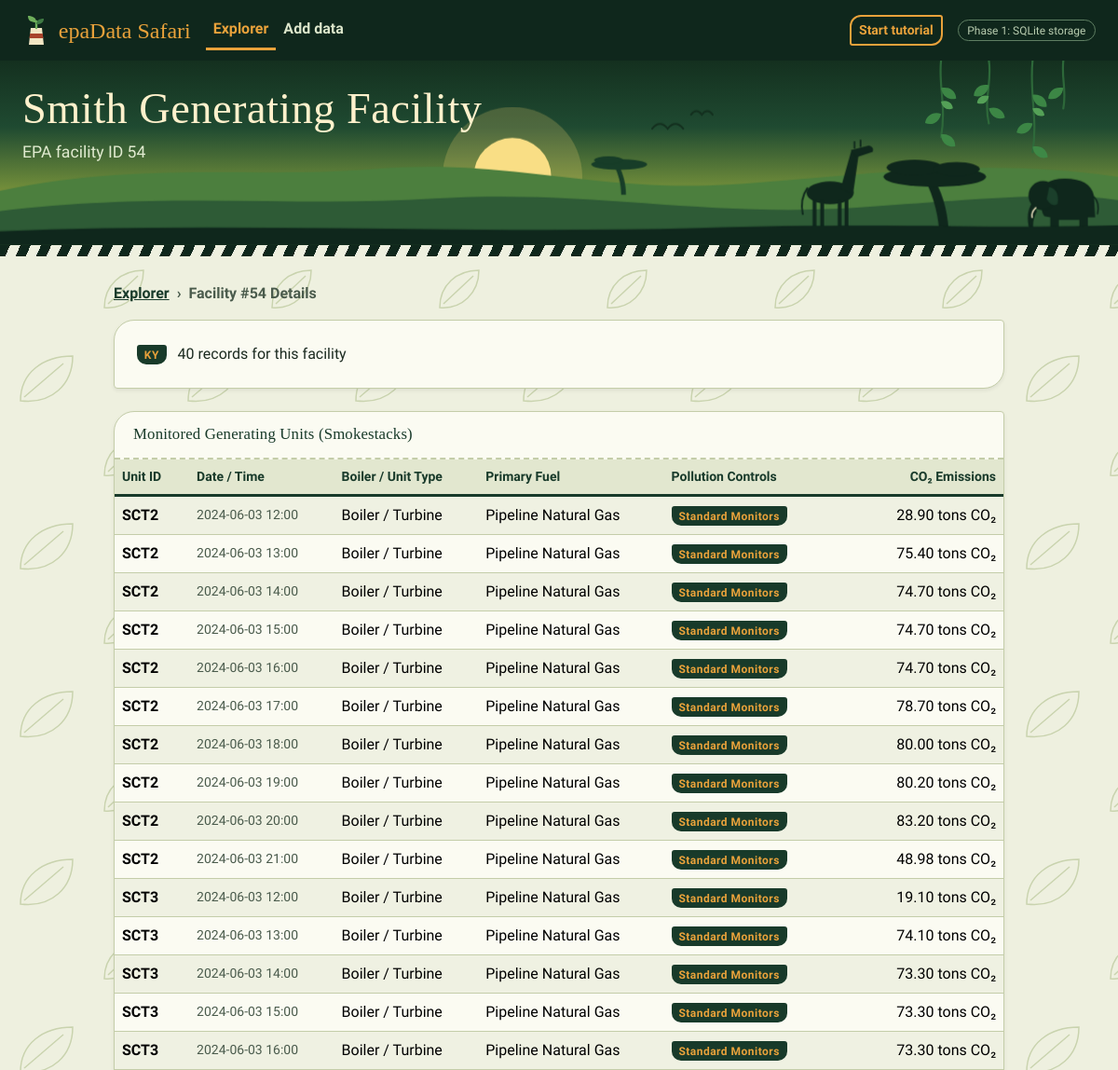
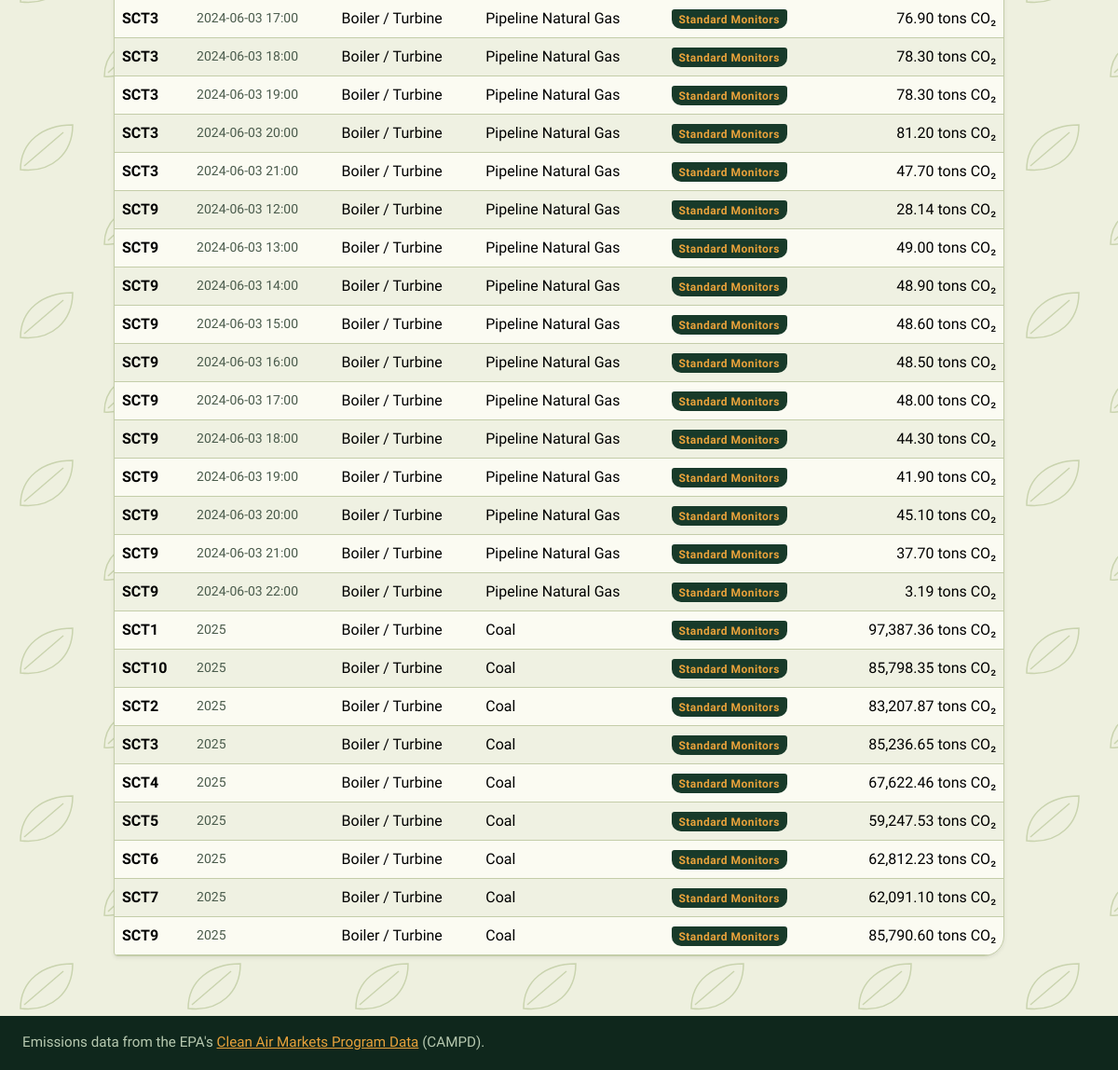
Screenshot of /facility/54 with the database file from the repository (2 pictures, top to bottom).
### models.py (models this page shows)
class FacilityRecord(db.Model):
    __tablename__ = 'facility_records'
    id = db.Column(db.Integer, primary_key=True)
    dataset_id = db.Column(db.Integer, db.ForeignKey('uploaded_datasets.id'), nullable=True)
    facility_id = db.Column(db.String(50), nullable=False)
    facility_name = db.Column(db.String(255))
    state = db.Column(db.String(10))
    unit_id = db.Column(db.String(50))
    primary_fuel = db.Column(db.String(100))
    co2_mass = db.Column(db.Float, default=0.0)
    so2_mass = db.Column(db.Float, default=0.0)
    nox_mass = db.Column(db.Float, default=0.0)
    heat_input = db.Column(db.Float, default=0.0)
    record_date = db.Column(db.String(20))
    record_hour = db.Column(db.Integer, nullable=True)

### app.py (the view)
@app.route("/facility/<facility_id>")
def detail(facility_id):
    records = FacilityRecord.query.filter_by(facility_id=facility_id).all()
    mock_units = []
    fac_name = "Facility View"
    fac_state = ""
    if records:
        fac_name = records[0].facility_name
        fac_state = records[0].state
        for r in records:
            date_str = r.record_date or "N/A"
            hour_str = f" {r.record_hour:02d}:00" if r.record_hour is not None else ""
            mock_units.append({
                "id": r.unit_id or "General",
                "date_time": f"{date_str}{hour_str}",
                "type": "Boiler / Turbine",
                "fuel": r.primary_fuel or "N/A",
                "control": "Standard Monitors",
                "hours": f"{r.co2_mass:,.2f} tons CO₂"
            })
    return render_template("detail.html", facility_id=facility_id, facility_name=fac_name, state=fac_state, units=mock_units)

### app.py (called while the page is built)
@app.context_processor
def inject_helpers():
    def url_with(**overrides):
        args = {k: v for k, v in request.args.items() if v != ""}
        for key, value in overrides.items():
            if value is None:
                args.pop(key, None)
            else:
                args[key] = value
        return url_for("index", **cast(Any, args))
    return {"us_states": US_STATES, "url_with": url_with}

### templates/detail.html (shortened to what this page needs)
{% extends "base.html" %}
{% set active = 'home' %}
{% set hero_size = 'compact' %}
{% set hero_title = facility_name %}
{% set hero_sub = 'EPA facility ID ' ~ facility_id %}
{% block content %}
<div class="row justify-content-center">
    <div class="col-lg-10">
        <nav aria-label="breadcrumb" class="mb-3">
            <ol class="breadcrumb">
                <li class="breadcrumb-item"><a href="/">Explorer</a></li>
                <li class="breadcrumb-item active" aria-current="page">Facility #{{ facility_id }} Details</li>
            </ol>
        </nav>
                <div class="card shadow-sm border mb-4"
             data-bs-toggle="tooltip" title="High-level metadata for this specific facility."
             data-intro="Step 1: Facility Overview. This displays the plant's high-level metadata, such as coordinates, active status, and EPA ID." data-step="1">
            <div class="card-body p-4">
                <div class="d-flex justify-content-between align-items-start">
                    <div>
                        <p class="mb-0">
                            {% if state %}<span class="badge bg-secondary me-2">{{ state }}</span>{% endif %}
                            {{ units|length }} record{{ '' if units|length == 1 else 's' }} for this facility
                        </p>
                    </div>
                </div>
            </div>
        </div>
        <div class="card shadow-sm border"
             data-bs-toggle="tooltip" title="A breakdown of every individual boiler and smokestack at this plant."
             data-intro="Step 2: Unit Breakdown. This table isolates individual smokestacks, detailing exact fuel types and pollution control devices used on site." data-step="2">
            <div class="card-header">
                <h5 class="card-title mb-0">Monitored Generating Units (Smokestacks)</h5>
            </div>
            <div class="table-responsive">
                <table class="table table-hover table-striped mb-0 align-middle">
                    <thead class="table-light">
                        <tr>
                            <th scope="col" class="small text-uppercase">Unit ID</th>
                            <th scope="col" class="small text-uppercase">Date / Time</th>
                            <th scope="col" class="small text-uppercase">Boiler / Unit Type</th>
                            <th scope="col" class="small text-uppercase">Primary Fuel</th>
                            <th scope="col" class="small text-uppercase">Pollution Controls</th>
                            <th scope="col" class="small text-uppercase text-end">CO₂ Emissions</th>
                        </tr>
                    </thead>
                    <tbody>
                        {% for unit in units %}
                        <tr>
                            <td class="mono-num fw-bold">{{ unit.id }}</td>
                            <td class="mono-num small text-muted">{{ unit.date_time }}</td>
                            <td>{{ unit.type }}</td>
                            <td>{{ unit.fuel }}</td>
                            <td><span class="badge bg-secondary">{{ unit.control }}</span></td>
                            <td class="text-end mono-num">{{ unit.hours }}</td>
                        </tr>
                        {% else %}
                        <tr><td colspan="6" class="text-center text-muted py-4">No records found for this facility.</td></tr>
                        {% endfor %}
                    </tbody>
                </table>
            </div>
        </div>
    </div>
</div>
{% endblock %}

### templates/base.html (shortened to what this page needs)
<!DOCTYPE html>
<html lang="en">
<head>
    <link href="https://cdn.jsdelivr.net/npm/bootstrap@5.3.3/dist/css/bootstrap.min.css" rel="stylesheet">
    <link href="https://cdnjs.cloudflare.com/ajax/libs/intro.js/7.2.0/introjs.min.css" rel="stylesheet">
</head>
<body>
    <nav class="navbar navbar-expand-lg navbar-dark navbar-custom">
        <div class="container-fluid px-4">
            <a class="navbar-brand" href="/">
                epaData Safari
            </a>
            <div class="collapse navbar-collapse" id="navMenu">
                <ul class="navbar-nav me-auto mb-2 mb-lg-0">
                    <li class="nav-item"
                        data-bs-toggle="tooltip" title="View the main search dashboard."
                        data-intro="Navigation: Click here to return to the main Data Explorer." data-step="98">
                        <a class="nav-link {{ 'active' if active == 'home' }}" href="/">Explorer</a>
                    </li>
                    <li class="nav-item"
                        data-bs-toggle="tooltip" title="Import new EPA files."
                        data-intro="Navigation: Click here to upload new CSV/Excel datasets to the SQLite database." data-step="99">
                        <a class="nav-link {{ 'active' if active == 'upload' }}" href="/upload">Add data</a>
                    </li>
                </ul>
                <button class="btn btn-tour btn-sm me-3" type="button" onclick="introJs().setOption('exitOnOverlayClick', false).start()">
                    Start tutorial
                </button>
                <span class="badge phase-badge">Phase 1: SQLite storage</span>
            </div>
        </div>
    </nav>
    <header class="hero hero--{{ hero_size|default('compact') }}">
        <div class="container-fluid px-4 hero-copy">
            <h1>{{ hero_title|default('epaData') }}</h1>
            {% if hero_sub %}<p>{{ hero_sub }}</p>{% endif %}
        </div>
    </header>
    <div class="zebra" role="presentation"></div>
    <div class="container-fluid px-4 pb-5">
        {% block content %}
        {% endblock %}
    </div>
    <footer class="site-footer">
        <div class="container-fluid px-4">
            Emissions data from the EPA's <a href="https://campd.epa.gov" target="_blank" rel="noopener">Clean Air Markets Program Data</a> (CAMPD).
        </div>
    </footer>
</body>
</html>

### templates/base.html (style rules this page uses)
:root { --canopy: #183A2A; --canopy-deep: #0F271C; --fern: #3F7A44; --mango: #E9A23B; --mango-deep: #8A5200; --clay: #A8432B; --paper: #EEF0DF; --paper-2: #E2E7CF; --card: #FBFBF2; --ink: #1B2A20; --ink-soft: #4A5B4C; --line: #C4CDA9; --font-display: "Alfa Slab One", Rockwell, "Roboto Slab", Georgia, serif; --font-body: "Atkinson Hyperlegible", system-ui, -apple-system, "Segoe UI", sans-serif; --leaf: 22px 4px 22px 4px; --leaf-sm: 12px 3px 12px 3px; --bs-body-bg: var(--paper); --bs-body-color: var(--ink); --bs-body-font-family: var(--font-body); --bs-secondary-color: var(--ink-soft); --bs-border-color: var(--line); --bs-link-color: var(--canopy); --bs-link-hover-color: var(--fern); --bs-link-color-rgb: 24, 58, 42; --bs-link-hover-color-rgb: 63, 122, 68; }
body { font-family: var(--font-body); color: var(--ink); background-color: var(--paper); }
h1, h2, h3, h4, h5, h6, .h1, .h2, .h3, .h4, .h5, .h6 { font-family: var(--font-display); font-weight: 400; letter-spacing: 0.01em; color: var(--canopy); }
.mono-num { font-variant-numeric: tabular-nums; }
.text-uppercase { text-transform: none !important; }
.navbar-custom { background: var(--canopy-deep); padding-block: .6rem; }
.navbar-custom .navbar-brand { font-family: var(--font-display); font-weight: 400; font-size: 1.5rem; color: var(--mango); display: flex; align-items: center; gap: .55rem; }
.navbar-custom .navbar-brand svg { flex: none; }
.navbar-custom .nav-link { color: #DCE6CB; font-weight: 700; padding: .5rem .9rem; border-bottom: 3px solid transparent; border-radius: 0; }
.navbar-custom .nav-link.active { color: var(--mango); border-bottom-color: var(--mango); }
.btn-tour { background: transparent; color: var(--mango); border: 2px solid var(--mango); border-radius: var(--leaf-sm); font-weight: 700; }
.phase-badge { border: 1px solid #5F7F63; color: #B9CDB0; background: transparent; border-radius: 999px; font-weight: 400; padding: .4em .8em; }
.hero { position: relative; overflow: hidden; background: linear-gradient(180deg, #14301F 0%, #1F4A31 36%, #6E8B3A 68%, #E9A23B 100%); color: #FFF1CC; }
.hero-copy { position: relative; z-index: 2; }
.hero h1 { color: #FFF1CC; font-size: clamp(1.9rem, 4.2vw, 2.9rem); line-height: 1.1; margin: 0 0 .5rem; max-width: 22ch; }
.hero p { color: #E1EBD0; font-size: 1.1rem; margin: 0; max-width: 52ch; }
.hero--compact .hero-copy { padding: 1.6rem 0 5.4rem; }
.hero-land { position: absolute; left: 0; bottom: 0; width: 100%; z-index: 1; display: block; }
.hero--compact .hero-land { height: 150px; }
.hero-vines { position: absolute; top: 0; right: 4%; height: 150px; z-index: 1; opacity: .95; }
.hero--compact .hero-vines { height: 110px; }
.zebra { height: 12px; background: repeating-linear-gradient(115deg, var(--canopy-deep) 0 10px, var(--paper) 10px 20px); margin-bottom: 1.75rem; }
.card { background: var(--card); border: 2px solid var(--canopy); border-radius: var(--leaf); box-shadow: 5px 6px 0 rgba(15, 39, 28, .16); overflow: hidden; }
.card-header, .card-header.bg-white { background: transparent !important; border-bottom: 2px dashed var(--line); padding: .9rem 1.25rem; }
.card-title { font-family: var(--font-display); font-weight: 400; font-size: 1.05rem; color: var(--canopy); }
.btn { border-radius: var(--leaf-sm); font-weight: 700; }
.table { --bs-table-bg: transparent; --bs-table-striped-bg: rgba(196, 205, 169, .22); --bs-table-hover-bg: rgba(233, 162, 59, .18); --bs-table-border-color: var(--line); color: var(--ink); }
.table thead th, .table-light { --bs-table-bg: var(--paper-2); background: var(--paper-2); color: var(--canopy); font-weight: 700; border-bottom: 3px solid var(--canopy); white-space: nowrap; }
.badge.bg-secondary { background: var(--canopy) !important; color: var(--mango); border-radius: 3px 3px 10px 10px; font-weight: 700; letter-spacing: .04em; padding: .4em .65em; }
.breadcrumb { --bs-breadcrumb-divider: "›"; font-weight: 700; }
.breadcrumb-item.active { color: var(--ink-soft); }
.site-footer { background: var(--canopy-deep); color: #B7C9B0; font-size: .95rem; padding: 1.1rem 0; margin-top: 1rem; }
.site-footer a { color: var(--mango); }

### rows the page displays
FacilityRecord: facility_name "Smith Generating Facility", state "KY", id "SCT2", date_time "2024-06-03 12:00", type "Boiler / Turbine", fuel "Pipeline Natural Gas", control "Standard Monitors", hours "28.90 tons CO₂"
FacilityRecord: id "SCT2", date_time "2024-06-03 13:00", type "Boiler / Turbine", fuel "Pipeline Natural Gas", control "Standard Monitors", hours "75.40 tons CO₂"
FacilityRecord: id "SCT2", date_time "2024-06-03 14:00", type "Boiler / Turbine", fuel "Pipeline Natural Gas", control "Standard Monitors", hours "74.70 tons CO₂"
FacilityRecord: id "SCT2", date_time "2024-06-03 15:00", type "Boiler / Turbine", fuel "Pipeline Natural Gas", control "Standard Monitors", hours "74.70 tons CO₂"
FacilityRecord: id "SCT2", date_time "2024-06-03 16:00", type "Boiler / Turbine", fuel "Pipeline Natural Gas", control "Standard Monitors", hours "74.70 tons CO₂"
FacilityRecord: id "SCT2", date_time "2024-06-03 17:00", type "Boiler / Turbine", fuel "Pipeline Natural Gas", control "Standard Monitors", hours "78.70 tons CO₂"
FacilityRecord: id "SCT2", date_time "2024-06-03 18:00", type "Boiler / Turbine", fuel "Pipeline Natural Gas", control "Standard Monitors", hours "80.00 tons CO₂"
FacilityRecord: id "SCT2", date_time "2024-06-03 19:00", type "Boiler / Turbine", fuel "Pipeline Natural Gas", control "Standard Monitors", hours "80.20 tons CO₂"
FacilityRecord: id "SCT2", date_time "2024-06-03 20:00", type "Boiler / Turbine", fuel "Pipeline Natural Gas", control "Standard Monitors", hours "83.20 tons CO₂"
FacilityRecord: id "SCT2", date_time "2024-06-03 21:00", type "Boiler / Turbine", fuel "Pipeline Natural Gas", control "Standard Monitors", hours "48.98 tons CO₂"
FacilityRecord: id "SCT3", date_time "2024-06-03 12:00", type "Boiler / Turbine", fuel "Pipeline Natural Gas", control "Standard Monitors", hours "19.10 tons CO₂"
FacilityRecord: id "SCT3", date_time "2024-06-03 13:00", type "Boiler / Turbine", fuel "Pipeline Natural Gas", control "Standard Monitors", hours "74.10 tons CO₂"
FacilityRecord: id "SCT3", date_time "2024-06-03 14:00", type "Boiler / Turbine", fuel "Pipeline Natural Gas", control "Standard Monitors", hours "73.30 tons CO₂"
FacilityRecord: id "SCT3", date_time "2024-06-03 15:00", type "Boiler / Turbine", fuel "Pipeline Natural Gas", control "Standard Monitors", hours "73.30 tons CO₂"
FacilityRecord: id "SCT3", date_time "2024-06-03 16:00", type "Boiler / Turbine", fuel "Pipeline Natural Gas", control "Standard Monitors", hours "73.30 tons CO₂"
FacilityRecord: id "SCT3", date_time "2024-06-03 17:00", type "Boiler / Turbine", fuel "Pipeline Natural Gas", control "Standard Monitors", hours "76.90 tons CO₂"
FacilityRecord: id "SCT3", date_time "2024-06-03 18:00", type "Boiler / Turbine", fuel "Pipeline Natural Gas", control "Standard Monitors", hours "78.30 tons CO₂"
FacilityRecord: id "SCT3", date_time "2024-06-03 19:00", type "Boiler / Turbine", fuel "Pipeline Natural Gas", control "Standard Monitors", hours "78.30 tons CO₂"
FacilityRecord: id "SCT3", date_time "2024-06-03 20:00", type "Boiler / Turbine", fuel "Pipeline Natural Gas", control "Standard Monitors", hours "81.20 tons CO₂"
FacilityRecord: id "SCT3", date_time "2024-06-03 21:00", type "Boiler / Turbine", fuel "Pipeline Natural Gas", control "Standard Monitors", hours "47.70 tons CO₂"
FacilityRecord: id "SCT9", date_time "2024-06-03 12:00", type "Boiler / Turbine", fuel "Pipeline Natural Gas", control "Standard Monitors", hours "28.14 tons CO₂"
FacilityRecord: id "SCT9", date_time "2024-06-03 13:00", type "Boiler / Turbine", fuel "Pipeline Natural Gas", control "Standard Monitors", hours "49.00 tons CO₂"
FacilityRecord: id "SCT9", date_time "2024-06-03 14:00", type "Boiler / Turbine", fuel "Pipeline Natural Gas", control "Standard Monitors", hours "48.90 tons CO₂"
FacilityRecord: id "SCT9", date_time "2024-06-03 15:00", type "Boiler / Turbine", fuel "Pipeline Natural Gas", control "Standard Monitors", hours "48.60 tons CO₂"
FacilityRecord: id "SCT9", date_time "2024-06-03 16:00", type "Boiler / Turbine", fuel "Pipeline Natural Gas", control "Standard Monitors", hours "48.50 tons CO₂"
FacilityRecord: id "SCT9", date_time "2024-06-03 17:00", type "Boiler / Turbine", fuel "Pipeline Natural Gas", control "Standard Monitors", hours "48.00 tons CO₂"
FacilityRecord: id "SCT9", date_time "2024-06-03 18:00", type "Boiler / Turbine", fuel "Pipeline Natural Gas", control "Standard Monitors", hours "44.30 tons CO₂"
FacilityRecord: id "SCT9", date_time "2024-06-03 19:00", type "Boiler / Turbine", fuel "Pipeline Natural Gas", control "Standard Monitors", hours "41.90 tons CO₂"
FacilityRecord: id "SCT9", date_time "2024-06-03 20:00", type "Boiler / Turbine", fuel "Pipeline Natural Gas", control "Standard Monitors", hours "45.10 tons CO₂"
FacilityRecord: id "SCT9", date_time "2024-06-03 21:00", type "Boiler / Turbine", fuel "Pipeline Natural Gas", control "Standard Monitors", hours "37.70 tons CO₂"
FacilityRecord: id "SCT9", date_time "2024-06-03 22:00", type "Boiler / Turbine", fuel "Pipeline Natural Gas", control "Standard Monitors", hours "3.19 tons CO₂"
FacilityRecord: id "SCT1", date_time "2025", type "Boiler / Turbine", fuel "Coal", control "Standard Monitors", hours "97,387.36 tons CO₂"
FacilityRecord: id "SCT10", date_time "2025", type "Boiler / Turbine", fuel "Coal", control "Standard Monitors", hours "85,798.35 tons CO₂"
FacilityRecord: id "SCT2", date_time "2025", type "Boiler / Turbine", fuel "Coal", control "Standard Monitors", hours "83,207.87 tons CO₂"
FacilityRecord: id "SCT3", date_time "2025", type "Boiler / Turbine", fuel "Coal", control "Standard Monitors", hours "85,236.65 tons CO₂"
FacilityRecord: id "SCT4", date_time "2025", type "Boiler / Turbine", fuel "Coal", control "Standard Monitors", hours "67,622.46 tons CO₂"
FacilityRecord: id "SCT5", date_time "2025", type "Boiler / Turbine", fuel "Coal", control "Standard Monitors", hours "59,247.53 tons CO₂"
FacilityRecord: id "SCT6", date_time "2025", type "Boiler / Turbine", fuel "Coal", control "Standard Monitors", hours "62,812.23 tons CO₂"
FacilityRecord: id "SCT7", date_time "2025", type "Boiler / Turbine", fuel "Coal", control "Standard Monitors", hours "62,091.10 tons CO₂"
FacilityRecord: id "SCT9", date_time "2025", type "Boiler / Turbine", fuel "Coal", control "Standard Monitors", hours "85,790.60 tons CO₂"

### other values shown
{{ hero_sub }} "EPA facility ID 54"
{{ facility_id }} "54"
{{ units|length }} "40"
{{ '' if units|length == 1 else 's' }} "s"
